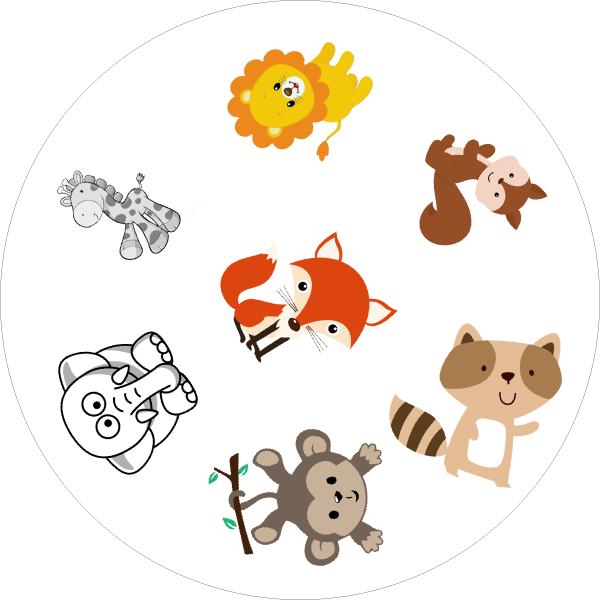
#> input picture montage.png, 1200 x 1200 px (shown at 1/2 size)
$ python full_A4.py
#> lines starting #> are read from the running program, lines starting #| are printed output that depends on the picture
from PIL import Image

im = Image.open('montage.png')
#> im is the input picture: PIL image 1200x1200 RGBA; mean R, G, B, A 242, 233.9, 225.8, 52.3

width, height = int(8.27 * 300), int(11.7 * 300) # A4 at 300dpi
a4im = Image.new('RGB',
                 (width, height),
                 (255, 255, 255, 0))  # White
#> a4im: PIL image 2481x3510 RGB; every value is 255
a4im.paste(im, (0, 0), im)
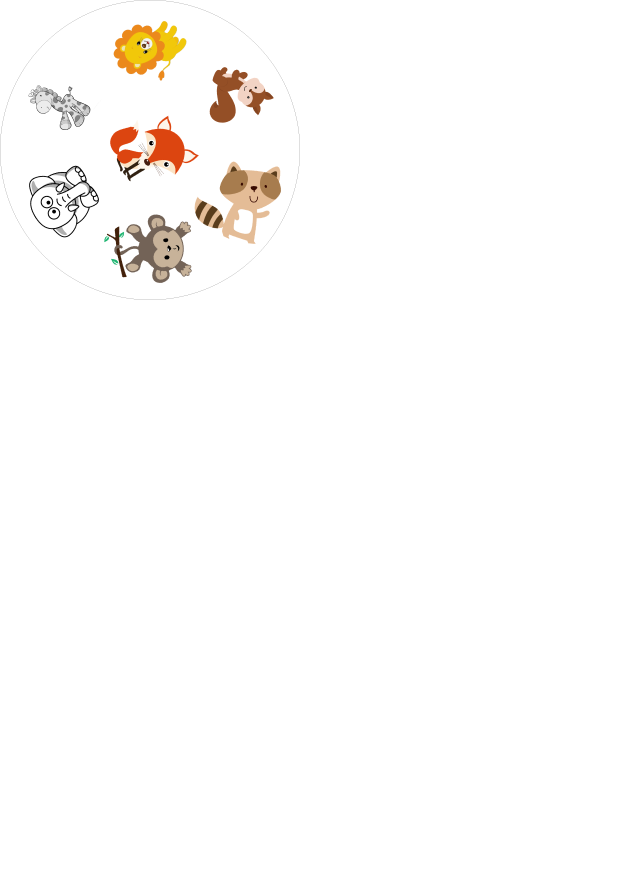
#> a4im: PIL image 2481x3510 RGB (shown at 1/4 size); mean R, G, B 252.9, 251.6, 250.2
a4im.paste(im, (1250, 0), im)
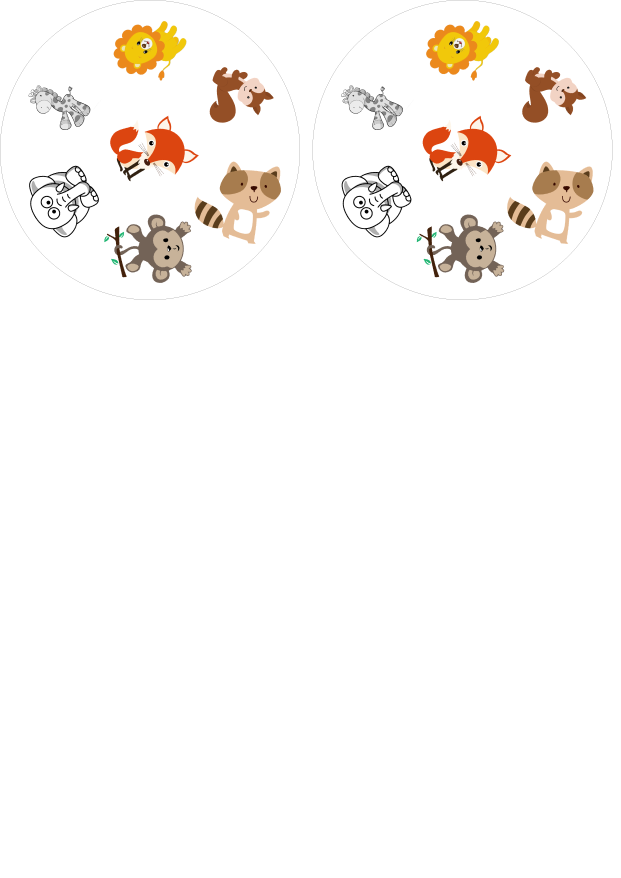
#> a4im: PIL image 2481x3510 RGB (shown at 1/4 size); mean R, G, B 250.8, 248.1, 245.5
a4im.paste(im, (1250, 2200), im)
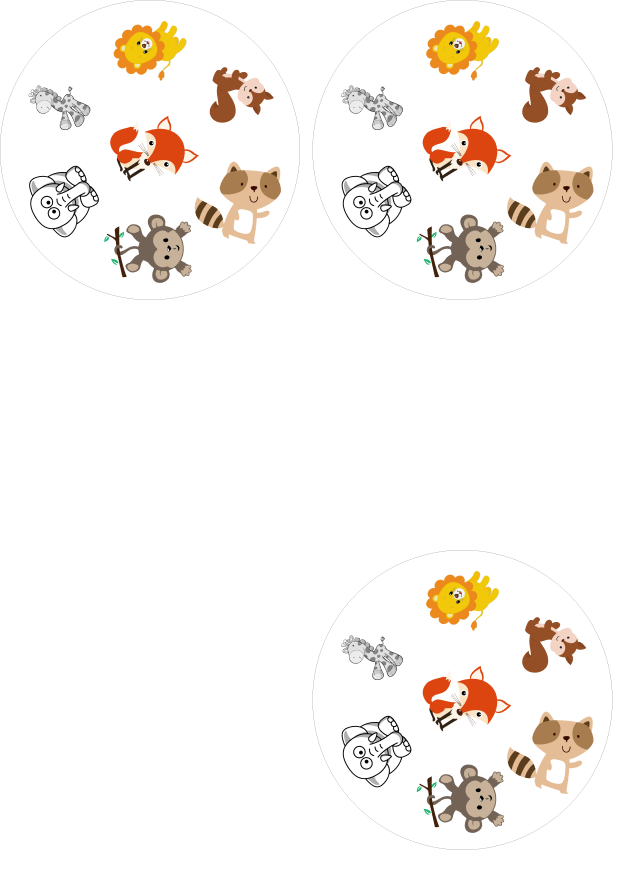
#> a4im: PIL image 2481x3510 RGB (shown at 1/4 size); mean R, G, B 248.7, 244.7, 240.7
a4im.paste(im, (0, 2200), im)
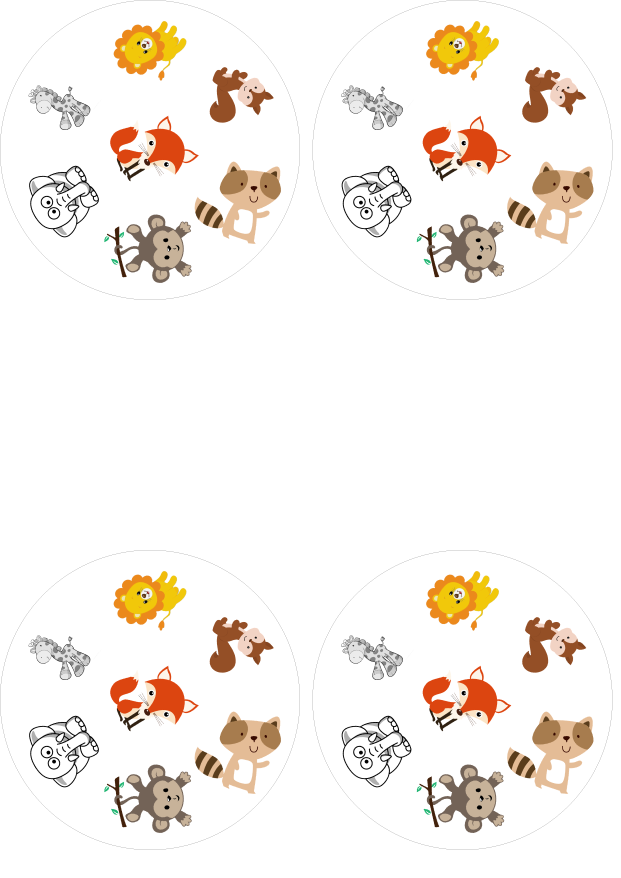
#> a4im: PIL image 2481x3510 RGB (shown at 1/4 size); mean R, G, B 246.6, 241.3, 236
a4im.paste(im, (625, 1100), im)
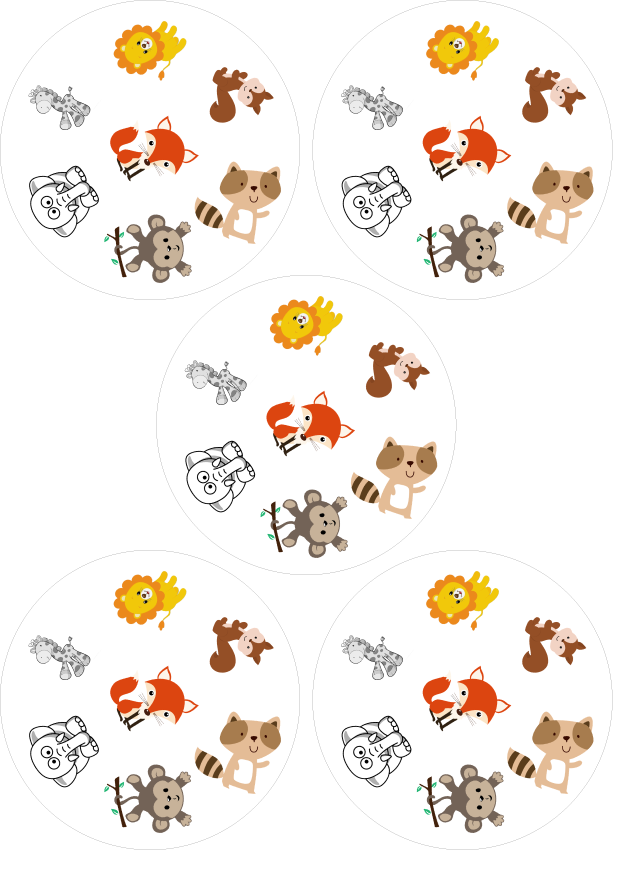
#> a4im: PIL image 2481x3510 RGB (shown at 1/4 size); mean R, G, B 244.4, 237.8, 231.2
# [4 lines of commented-out code are left out]
a4im.save('collage.pdf', 'PDF', quality=100)

$ run again, with tortoise.png copied over montage.png
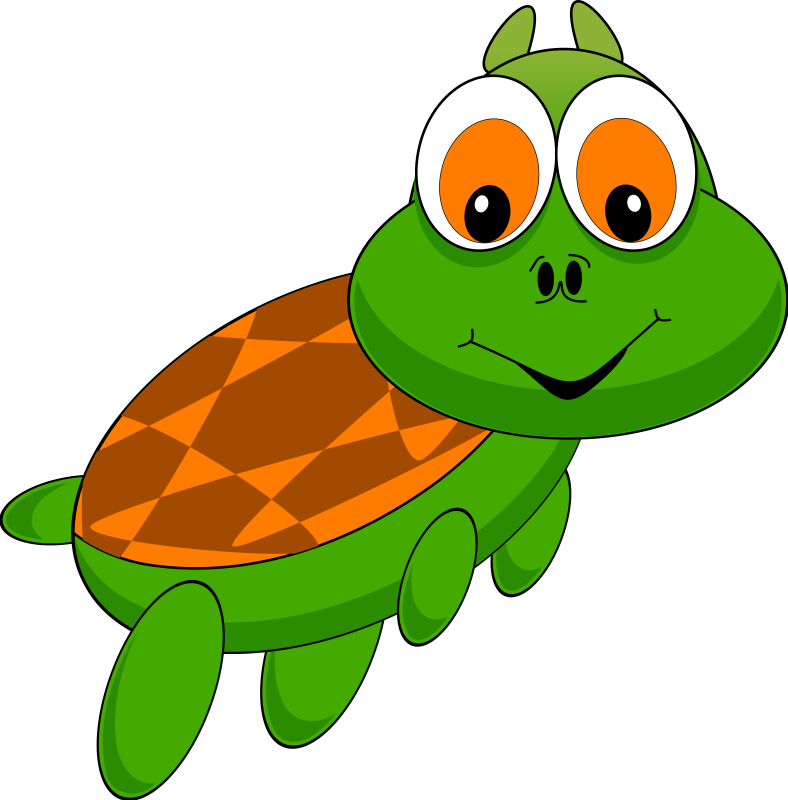
#> input picture tortoise.png, 2363 x 2400 px (shown at 1/3 size)
#> im is the input picture: PIL image 2363x2400 RGBA; mean R, G, B, A 50.3, 60.5, 7.8, 113.1
#> `a4im.paste(im, (0, 2200), im)`:
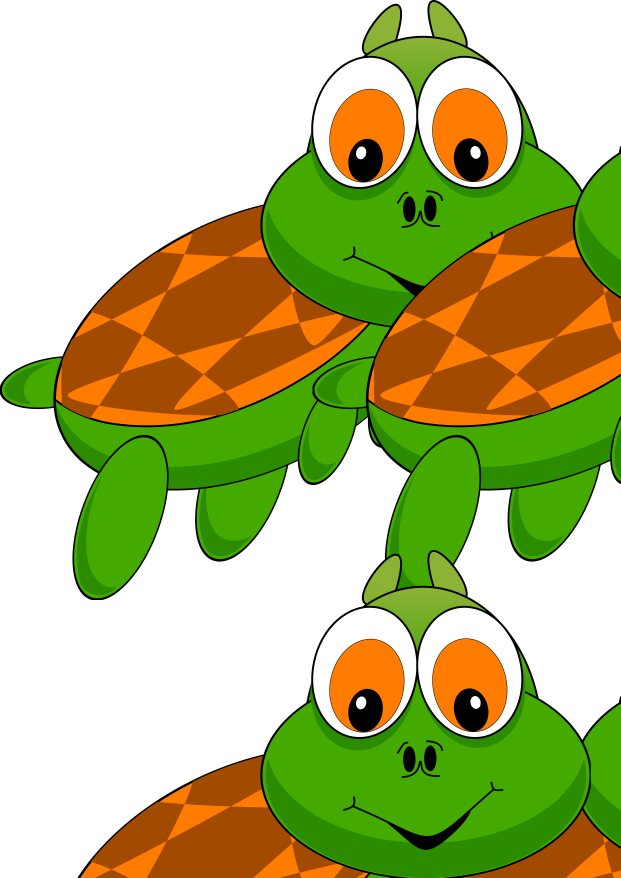
#> a4im: PIL image 2481x3510 RGB (shown at 1/4 size); mean R, G, B 180.2, 185.7, 121.4
#> `a4im.paste(im, (625, 1100), im)`:
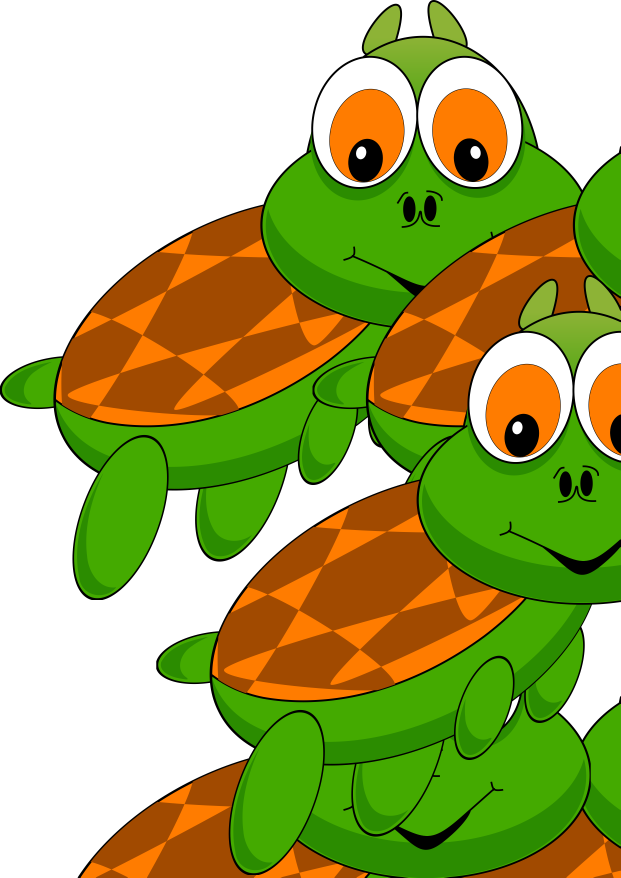
#> a4im: PIL image 2481x3510 RGB (shown at 1/4 size); mean R, G, B 166.8, 174.3, 99
